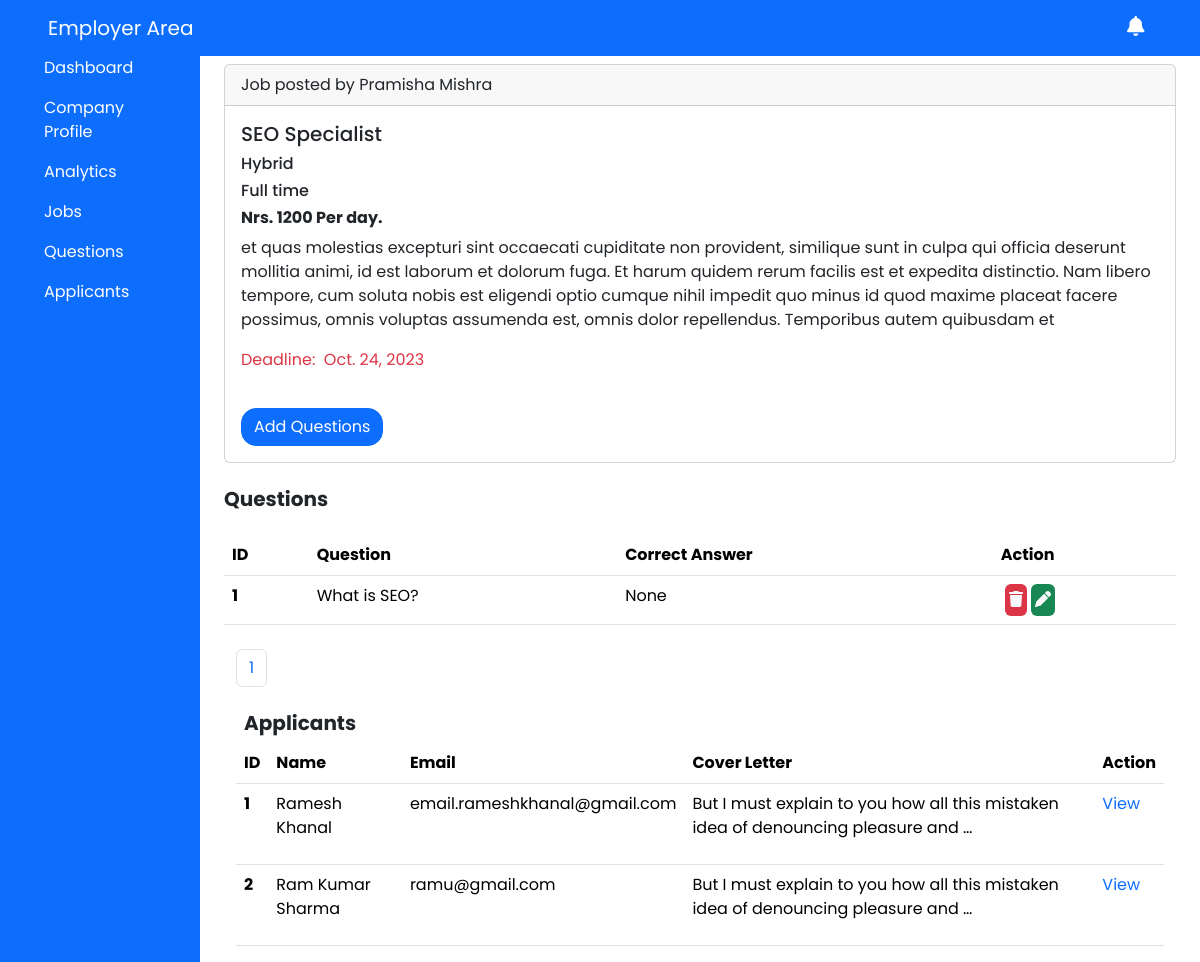
The page /employer/viewquestions/3 (signed in) on the database as committed earlier.
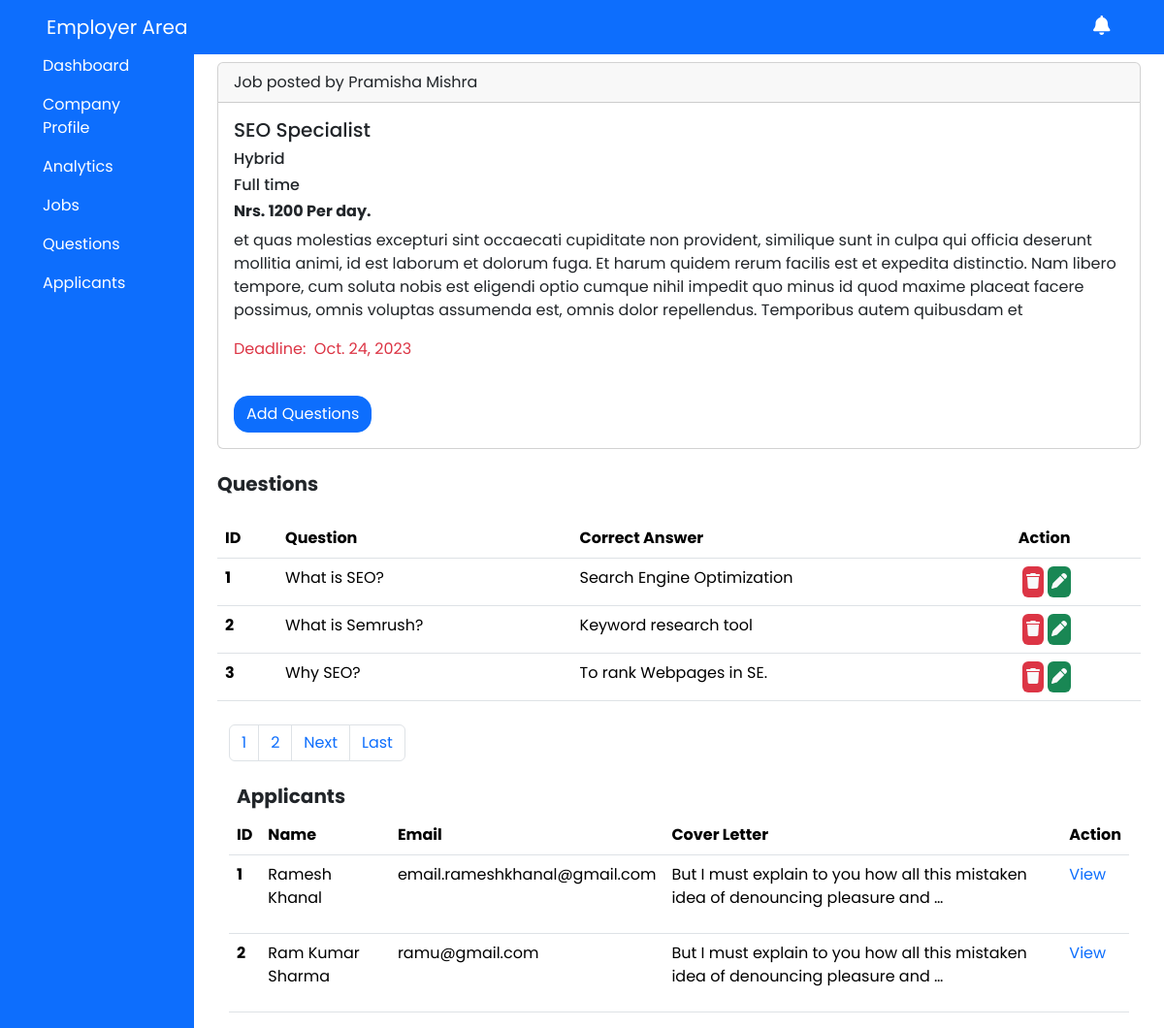
The same page on the database as committed later.
### employer/models.py (models this page shows, shortened)
class Questions(models.Model):
    job = models.ForeignKey(Job,on_delete=models.CASCADE,related_name = 'question')
    question_id = models.AutoField(primary_key=True)
    question = models.CharField(verbose_name="Questions",max_length=150,blank=False,null=False)
    marks = models.CharField(max_length=50,null=False,blank=False,default=5)
    correct_answer = models.CharField(max_length=100,null=True)
    option_one = models.CharField(max_length=100,null=True)
    option_two = models.CharField(max_length=100,null=True)
    option_three = models.CharField(max_length=100, blank=True)
    option_four = models.CharField(max_length=100, blank=True)
    class Meta:
        verbose_name_plural = 'Questions'

### jobseeker/models.py (models this page shows, shortened)
class AppliedJobs(models.Model):
    id = models.UUIDField(primary_key=True)
    job = models.ForeignKey(Job,on_delete=models.CASCADE)
    job_seeker = models.ForeignKey(JobSeeker,on_delete=models.CASCADE)
    coverletter = models.TextField(null=False,blank=False,verbose_name="Cover Letter",default='')
    class Meta:
        verbose_name_plural = 'Applied Jobs'

class JobSeeker(models.Model):
    id = models.UUIDField(primary_key=True)
    name = models.CharField(max_length=50,null=False,blank=False,verbose_name='Jobseeker Name')
    email = models.EmailField(null=False, blank=False, unique=True,verbose_name='Jobseeker Email')
    password = models.TextField(max_length=255,blank=False,null=False,verbose_name='Jobseeker Password')
    phone = models.TextField(max_length=15,blank=False,null=False,verbose_name='Jobseeker Phone')
    address = models.TextField(max_length=50,blank=True,null=True,default="Kathmandu",verbose_name='Address')
    date_of_birth = models.DateField(null=True, blank=True)
    about_me = models.TextField(null=True,blank=True,verbose_name='About You')
    qualification = models.TextField(blank=True,null=True,verbose_name="Qualifications")
    experiences = models.TextField(blank = True,null=True,verbose_name='Experiences')
    preferences = models.TextField(null=True,blank=True,verbose_name="Job Preferences")
    cv = models.FileField(upload_to=filepath,verbose_name='CV')
    profile = models.FileField(upload_to=profilepath,verbose_name='Profile')

### employer/views.py (the view, shortened to what this page needs)
# urls.py: path('viewquestions/<int:id>',viewquestions,name="viewquestions")
def viewquestions(request,id):
    email = request.session.get('email',None)
    if email:
        is_ajax = request.headers.get('X-Requested-With') == 'XMLHttpRequest'
        employer = Employer.objects.get(emp_email = email)
        job = Job.objects.get(employer = employer,job_id = id)
        message = ''
        questions = None
        paginator = None
        page_number = None
        total_pages = None
        pages = None
        view_question =None
        question_exists = Questions.objects.filter(job=job).exists()
        if question_exists:
            questions = Questions.objects.filter(job = job).order_by('question_id')
            paginator = Paginator(questions,3)
            page_number = request.GET.get('page')
            pages = paginator.get_page(page_number)
            total_pages = paginator.num_pages
        else:
            message = "Question doesn't exists."
            total_pages = 1
        applicants = None
        applicant_not_found = ""
        try:
            applicants_exists = AppliedJobs.objects.filter(job = job).exists()
            if applicants_exists:
                applicants = AppliedJobs.objects.filter(job = job)
            else:
                applicant_not_found = "Applicants doesnt exists."
        except Exception as e:
            print(f"Exception querying applicants on view viewquestions - {e}")
        context = {
            'job':job,
            'view_question':view_question,
            'questions':questions,
            'message':message,
            'pages':pages,
            'lastpage':total_pages,
            'pagelist':[n+1 for n in range(total_pages)],
            'applicant_not_found':applicant_not_found,
            'applicants':applicants
        }
        return render(request,'employer-dashboard/components/viewquestions.html',context)
    else:
        messages.error(request,"Session Expired.")
        return redirect('employer_signin')

### templates/employer-dashboard/components/viewquestions.html (shortened to what this page needs)
{% extends "../index.html" %}
{% block content %}
<div class="container">
    <div class="card">
        <div class="card-header">
            Job posted by {{job.employer.emp_name}}
        </div>
        <div class="card-body">
            <h1 class="card-title fs-5">{{job.job_position}}</h1>
            <h5 class="card-text fs-6">{{job.location_type}}</h5>
          <h5 class="card-title fs-6">{{job.job_type}}</h5>
          <h5 class="card-title fs-6 fw-bold">{{job.salary}}</h5>
          <p class="card-text">{{job.job_description | safe}}</p>
          <p class="card-text text-danger"> Deadline: &nbsp;{{job.deadline}}</p>
          <a href="#" class="btn btn-primary"  data-bs-toggle="modal" data-bs-target="#addQuestions">Add Questions</a>
        </div>
    </div>
    <div class="my-4">
        <h5 class="fw-bold">Questions</h5>
    </div>
    <table class="table">
        <thead>
          <tr>
            <th scope="col">ID</th>
            <th scope="col">Question</th>
            <th scope="col">Correct Answer</th>
            <th scope="col">Action</th>
          </tr>
        </thead>
        <tbody>
        {% if message %}
          <tr>
            <th scope="row" colspan="4">
                <div class="alert alert-danger" role="alert">
                   {{message}}
                  </div>
            </th>
          </tr>
          {%else%}
          {% for question in pages %}
          <tr>
            <th scope="row">{{ forloop.counter }}</th>
            <td>{{question.question | truncatewords:15 }}</td>
            <td>{{question.correct_answer}}</td>
            <td>
                <div class="d-flex flex-col">
                    <a href="#" class="mx-1 bg-danger p-1 rounded text-light"><i class="fas fa-trash"></i></a>
                    <a href="#" class="bg-success p-1 rounded text-light"><i class="fas fa-pen"></i></a>
                </div>
            </td>
          </tr>
          {%endfor%}
          {%endif%}
        </tbody>
    </table>
    <div class="container mt-4">
        <div class="row">
            <div class="col-md-12">
                <nav aria-label="Page navigation">
                    <ul class="pagination">
                        {% for n in pagelist%}
                      <li class="page-item"><a class="page-link" href="?page={{n}}">{{n}}</a></li>
                        {%endfor%}
                      {% if pages.has_next %}
                      <li class="page-item"><a class="page-link" href="?page={{pages.next_page_number}}">Next</a></li>
                      <li class="page-item"><a class="page-link" href="?page={{lastpage}}">Last</a></li>
                      {%endif%}
                    </ul>
                  </nav>
                </div>
            </div>
    </div>
    <div class="container mt-2">
        <h5 class="mx-2 fs-5 fw-bold mb-2 mt-2">Applicants</h5>
        <table class="table">
          <thead>
            <tr>
              <th scope="col">ID</th>
              <th scope="col">Name</th>
              <th scope="col">Email</th>
              <th scope="col">Cover Letter</th>
              <th scope="col">Action</th>
            </tr>
          </thead>
          <tbody>
            {% if applicant_not_found %}
            <tr>
              <th scope="row" colspan="5">{{applicant_not_found}}</th>
            </tr>
            {%else%}
            {% for applicant in applicants %}
            <tr>
              <th scope="row">{{forloop.counter}}</th>
              <td>{{applicant.job_seeker.name}}</td>
              <td>{{applicant.job_seeker.email}}</td>
              <td>{{applicant.coverletter|safe|truncatewords:15 }} </td>
              <td>
                <div class="d-flex">
                  <a href="#">View</a>
                </div>
              </td>
            </tr>
            {%endfor%}
            {%endif%}
          </tbody>
        </table>
    </div>
</div>
{% endblock content %}
{% block script%}
{%load static%}
{%endblock%}

Rows that differ between the two databases and show on the page:
changed Questions "What is SEO?": correct_answer "None" → "Search Engine Optimization"
added Questions: question "What is Semrush?", correct_answer "Keyword research tool"
added Questions: question "Why SEO?", correct_answer "To rank Webpages in SE."
Other text that changed with them:
new list line: "2"
text now shown: "Next Last"
